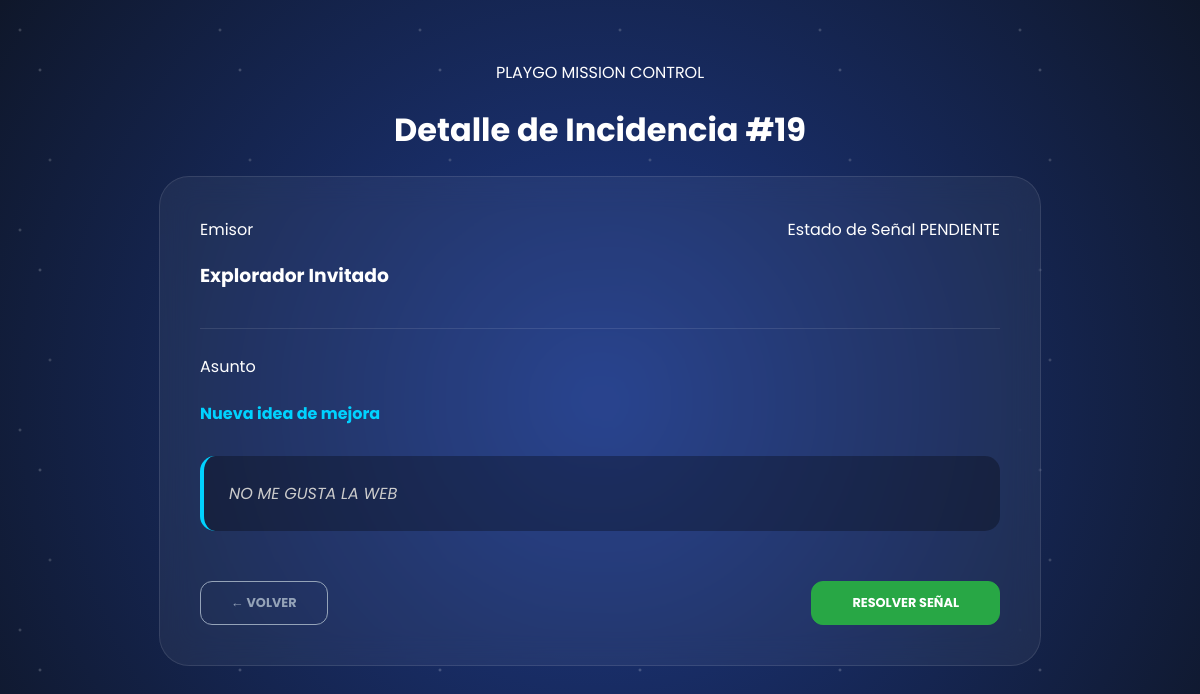
The page /administrador/soporte/gestion.php?id=19 (signed in) on the database its author committed.
### tables this page shows
CREATE TABLE `incidencias` (
  `id_incidencia` int(11) NOT NULL,
  `usuario_id` int(11) DEFAULT NULL,
  `tipo` enum(
    'sugerencia',
    'queja',
    'error_alta_usuario',
    'solicitud_baja_usuario',
    'solicitud_modificacion_usuario',
    'incidencia_juego',
    'fallo_seguridad',
    'error_ranking'
  ) NOT NULL,
  `asunto` varchar(150) NOT NULL,
  `mensaje` text NOT NULL,
  `estado` enum('pendiente', 'resuelta') DEFAULT 'pendiente',
  `fecha_reporte` timestamp NOT NULL DEFAULT current_timestamp()
);

### administrador/soporte/gestion.php (the view, shortened to what this page needs)
<?php
require_once "../../configuracion/conexion.php";
$id = mysqli_real_escape_string($conn, $_GET['id']);
$sql = "SELECT i.*, u.nombres FROM incidencias i
        LEFT JOIN usuario u ON i.usuario_id = u.usuario_id
        WHERE i.id_incidencia = $id";
$res = mysqli_query($conn, $sql);
$ticket = mysqli_fetch_assoc($res);
?>
<!DOCTYPE html>
<html lang="es">
<head>
    <link rel="stylesheet" href="../../assets/css/menu.css">
</head>
<body class="portal-galactico">
    <main class="admin-main">
        <div class="header-panel">
            <div class="logo">PLAY<span>GO</span> MISSION CONTROL</div>
            <h1>Detalle de Incidencia #<?php echo $id; ?></h1>
        </div>
        <div class="card-comando ticket-view">
            <div class="ticket-meta">
                <div>
                    <span class="form-label-space">Emisor</span>
                    <h3 style="color: white;"><?php echo $ticket['nombres'] ? htmlspecialchars($ticket['nombres']) : 'Explorador Invitado'; ?></h3>
                </div>
                <div style="text-align: right;">
                    <span class="form-label-space">Estado de Señal</span>
                    <span class="badge-status <?php echo $ticket['estado'] == 'pendiente' ? 'pend' : 'res'; ?>" style="font-size: 1rem;">
                        <?php echo strtoupper($ticket['estado']); ?>
                    </span>
                </div>
            </div>
            <div style="margin-bottom: 30px;">
                <span class="form-label-space">Asunto</span>
                <h4 style="color: #00d2ff;"><?php echo htmlspecialchars($ticket['asunto']); ?></h4>
            </div>
            <div class="mensaje-box">
                <?php echo nl2br(htmlspecialchars($ticket['mensaje'])); ?>
            </div>
            <div style="display: flex; justify-content: space-between; margin-top: 40px;">
                <a href="listar.php" class="btn-admin" style="width: auto; padding: 12px 30px; border-color: #94a3b8; color: #94a3b8;">← Volver</a>
                <?php if ($ticket['estado'] === 'pendiente'): ?>
                    <a href="procesar_incidencia.php?id=<?php echo $id; ?>&accion=resolver"
                       class="btn-admin btn-primary-space" style="width: auto; padding: 12px 40px; background: #28a745; color: white; border-color: #28a745;">
                       RESOLVER SEÑAL
                    </a>
                <?php endif; ?>
            </div>
        </div>
    </main>
</body>
</html>

### assets/css/menu.css (style rules this page uses)
:root { --playgo-blue: #00d2ff; --playgo-dark: #0f172a; --glass: rgba(255, 255, 255, 0.05); }
body { font-family: 'Poppins', sans-serif; background: radial-gradient(circle at center, #1e3a8a 0%, #0f172a 100%) !important; color: white; min-height: 100vh; margin: 0; overflow-x: hidden; position: relative; }
body::before { content: ""; position: fixed; top: 0; left: 0; width: 100%; height: 100%; background-image: radial-gradient(2px 2px at 20px 30px, #eee, rgba(0,0,0,0)), radial-gradient(2px 2px at 40px 70px, #fff, rgba(0,0,0,0)), radial-gradient(2px 2px at 50px 160px, #ddd, rgba(0,0,0,0)); background-repeat: repeat; background-size: 200px 200px; animation: stars-move 100s linear infinite; opacity: 0.3; z-index: -1; }
.admin-main { max-width: 1200px; margin: 0 auto; padding: 60px 20px; text-align: center; }
.card-comando { background: var(--glass); backdrop-filter: blur(15px); -webkit-backdrop-filter: blur(15px); border: 1px solid rgba(255, 255, 255, 0.1); border-radius: 30px; padding: 40px; transition: all 0.4s cubic-bezier(0.175, 0.885, 0.32, 1.275); }
.btn-admin { display: inline-block; width: 100%; padding: 12px; margin-top: 10px; background: transparent; border: 1px solid var(--playgo-blue); border-radius: 12px; color: var(--playgo-blue); text-decoration: none; font-weight: 700; text-transform: uppercase; font-size: 0.8rem; transition: 0.3s; }

### administrador/soporte/gestion.php (style rules this page uses)
.ticket-view { max-width: 800px; margin: 0 auto; text-align: left; }
.ticket-meta { display: flex; justify-content: space-between; border-bottom: 1px solid rgba(255, 255, 255, 0.1); padding-bottom: 20px; margin-bottom: 25px; }
.mensaje-box { background: rgba(0, 0, 0, 0.3); border-radius: 15px; padding: 25px; border-left: 4px solid #00d2ff; font-style: italic; color: #ccc; line-height: 1.6; }

### rows shown on the page
incidencias: estado "PENDIENTE", asunto "Nueva idea de mejora", mensaje "NO ME GUSTA LA WEB"

### other values the page prints
$id "19"
